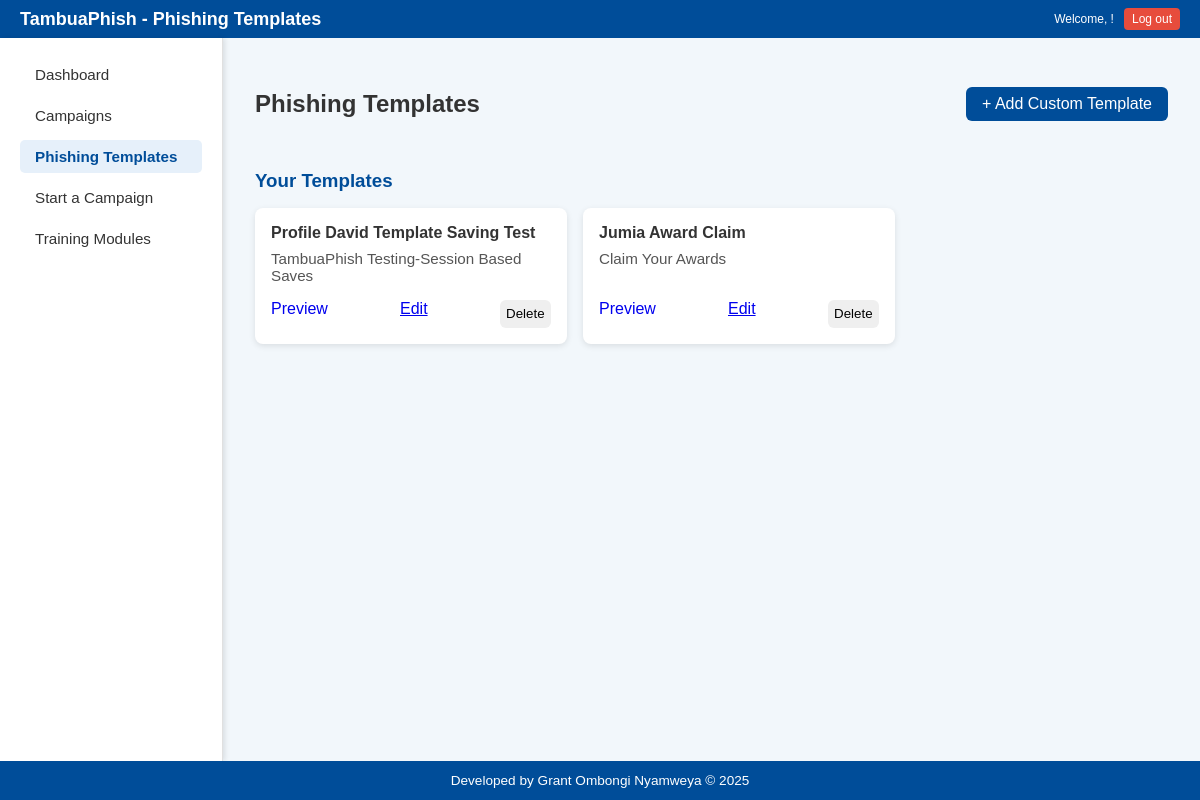
Page /phishing-templates (signed in) on the committed database.
### models.py (models this page shows)
class CustomEmailTemplate(db.Model):
    id = db.Column(db.Integer, primary_key=True)
    user_id = db.Column(db.Integer, db.ForeignKey('user.id'), nullable=False)
    template_name = db.Column(db.String(100), nullable=False)
    sender_name = db.Column(db.String(100), nullable=False)
    subject = db.Column(db.String(200), nullable=False)
    email_body = db.Column(db.Text, nullable=False)

### routes.py (the view)
@routes_bp.route('/phishing-templates')
def phishing_templates():
    if 'username' not in session:
        return redirect(url_for('routes.login'))
    current_user = User.query.filter_by(username=session['username']).first()
    if not current_user:
        flash('User not found.', 'danger')
        return redirect(url_for('routes.login'))
    templates = CustomEmailTemplate.query.filter_by(user_id=current_user.id).all()
    return render_template('templates.html', templates=templates)

### templates/templates.html (shortened to what this page needs)
<!DOCTYPE html>
<html lang="en">
<head>
  <link rel="stylesheet" href="{{ url_for('static', filename='templates.css') }}" />
</head>
<body>
  <header class="main-header">
    <div class="header-left">
      <h1>TambuaPhish - Phishing Templates</h1>
    </div>
    <div class="header-right">
      <p>Welcome, {{ username }}!</p>
      <a href="{{ url_for('routes.logout') }}" class="logout-button">Log out</a>
    </div>
  </header>
  <div class="dashboard-wrapper">
    <aside class="sidebar">
      <nav>
        <ul>
          <li><a href="{{url_for('routes.dashboard')}}">Dashboard</a></li>
          <li><a href="{{url_for('routes.campaigns')}}">Campaigns</a></li>
          <li><a href="{{url_for('routes.phishing_templates')}}" class="active">Phishing Templates</a></li>
          <li><a href="{{url_for('routes.start_a_campaign')}}">Start a Campaign</a></li>
          <li><a href="{{url_for('routes.training_modules')}}">Training Modules</a></li>
        </ul>
      </nav>
    </aside>
    <div class="main-content">
      <div class="template-header">
        <h2>Phishing Templates</h2>
        <a href="{{ url_for('routes.create_custom_template') }}" id="add-template-btn" style="text-decoration: none;">+ Add Custom Template</a>
      </div>
        <div class="category">
          <h3>Your Templates</h3>
          <div class="template-list">
            {% for template in templates %}
            <div class="template-card custom">
              <h4>{{ template.template_name }}</h4>
              <p>{{ template.subject }}</p>
              <div class="template-actions">
                <form action="{{ url_for('routes.preview_template', template_id=template.id) }}" method="GET" style="display: inline;">
                  <a href="{{ url_for('routes.preview_template', template_id=template.id) }}" class="btn btn-primary" style="text-decoration: none;">Preview</a>
                </form>
                <a href="{{ url_for('routes.edit_template', template_id=template.id) }}" class="btn btn-sm btn-warning">Edit</a>
                <form action="{{ url_for('routes.delete_template', template_id=template.id) }}" method="POST" style="display: inline;">
                    <button type="submit" class="btn btn-sm btn-danger"
                        onclick="return confirm('Are you sure you want to delete this template?')">
                        Delete
                    </button>
                </form>
              </div>
            </div>
            {% else %}
            <p>No custom templates created yet.</p>
            {% endfor %}
          </div>
        </div>
      </div>
    </div>
  <footer>
    <p>Developed by Grant Ombongi Nyamweya &copy; 2025</p>
  </footer>
</body>
</html>

### static/templates.css (style rules this page uses)
body { margin: 0; font-family: Arial, sans-serif; background-color: #f2f7fb; color: #333; display: flex; flex-direction: column; min-height: 100vh; }
.dashboard-wrapper { display: flex; flex-grow: 1; }
.sidebar { width: 182px; background-color: #ffffff; padding: 20px; box-shadow: 2px 0 5px rgba(0, 0, 0, 0.1); border-right: 1px solid #e0e0e0; flex-shrink: 0; }
.sidebar nav ul { list-style: none; padding: 0; margin: 0; }
.sidebar nav ul li { margin-bottom: 8px; }
.sidebar nav ul li a { text-decoration: none; color: #333; display: block; padding: 8px 15px; border-radius: 5px; transition: background-color 0.3s ease, color 0.3s ease; font-size: 0.95rem; }
.sidebar nav ul li a:hover, .sidebar nav ul li a.active { background-color: #e6f0fa; color: #004d99; font-weight: bold; }
.main-content { flex-grow: 1; padding: 2rem; overflow-y: auto; }
.template-header { display: flex; justify-content: space-between; align-items: center; margin-bottom: 2rem; }
#add-template-btn { background-color: #004d99; color: white; padding: 0.5rem 1rem; border: none; border-radius: 6px; cursor: pointer; transition: background-color 0.3s; }
.category h3 { margin-bottom: 1rem; color: #004d99; }
.template-list { display: flex; flex-wrap: wrap; gap: 1rem; }
.template-card { background-color: white; border-radius: 8px; padding: 1rem; box-shadow: 0 2px 6px rgba(0, 0, 0, 0.1); width: 280px; display: flex; flex-direction: column; justify-content: space-between; }
.template-card h4 { margin: 0 0 0.5rem; color: #333; }
.template-card p { margin: 0 0 1rem; color: #555; font-size: 0.95rem; }
.template-actions { margin-top: auto; display: flex; justify-content: space-between; gap: 0.5rem; }
.template-actions button { flex: 1; padding: 0.4rem; border: none; border-radius: 6px; cursor: pointer; transition: background-color 0.3s, color 0.3s; outline: none; }
footer { text-align: center; padding: 0.75rem 1rem; background-color: #004d99; color: white; margin-top: auto; }
footer p { font-size: 0.85rem; margin: 0; padding: 0; }
.main-header { display: flex; justify-content: space-between; align-items: center; background: #004d99; color: white; padding: 8px 20px; }
.header-left h1 { margin: 0; font-size: 18px; }
.header-right { display: flex; align-items: center; gap: 10px; font-size: 12px; }
.header-right p { margin: 0; }
.logout-button { background-color: #e74c3c; color: white; text-decoration: none; padding: 4px 8px; font-size: 12px; border-radius: 4px; transition: background-color 0.2s; }

### templates/templates.html (style rules this page uses)
.main-header { display: flex; justify-content: space-between; align-items: center; background: #004d99; color: white; padding: 8px 20px; }
.header-left h1 { margin: 0; font-size: 18px; }
.header-right { display: flex; align-items: center; gap: 10px; font-size: 12px; }
.header-right p { margin: 0; }
.logout-button { background-color: #e74c3c; color: white; text-decoration: none; padding: 4px 8px; font-size: 12px; border-radius: 4px; transition: background-color 0.2s; }

### rows in the picture
CustomEmailTemplate: template_name "Profile David Template Saving Test", subject "TambuaPhish Testing-Session Based Saves"
CustomEmailTemplate: template_name "Jumia Award Claim", subject "Claim Your Awards"
